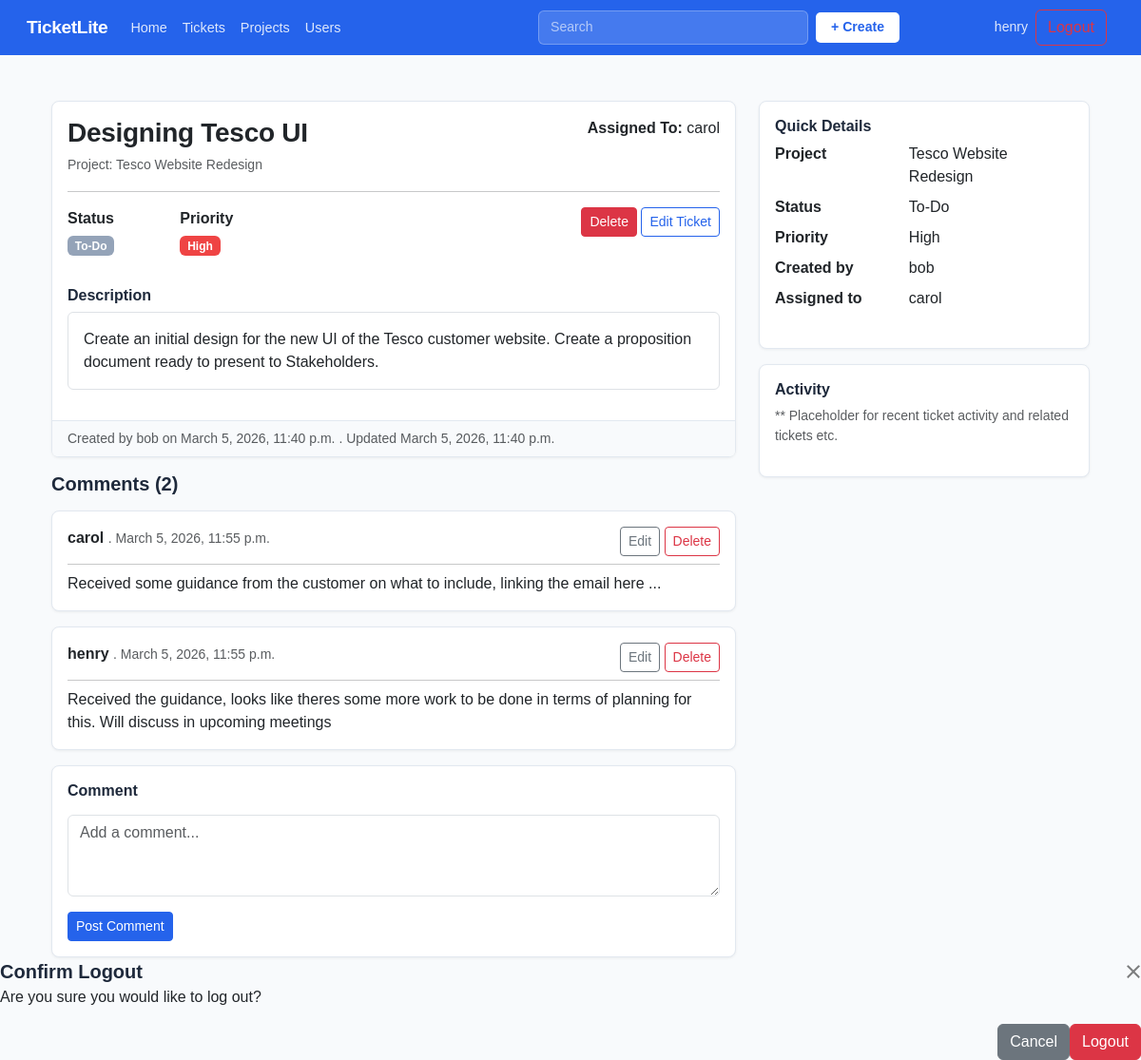
/tickets/11/ (signed in), run on the app's committed database.
### core/models.py (models this page shows, shortened)
class Ticket(models.Model):
    class Status(models.TextChoices):
        TO_DO = "TO-DO", "To-Do"
        In_PROGRESS = "IN_PROGRESS", "In Progress"
        FOR_REVIEW = "FOR_REVIEW", "For Review"
        DONE = "DONE", "Done"
    class Priority(models.TextChoices):
        LOW = "LOW", "Low"
        MEDIUM = "MEDIUM", "Medium"
        HIGH = "HIGH", "High"
    title = models.CharField(max_length=100)
    description = models.TextField()
    project = models.ForeignKey(Project, on_delete=models.CASCADE, related_name="tickets")
    status = models.CharField(max_length=15, choices=Status.choices, default=Status.TO_DO)
    priority = models.CharField(max_length=10, choices=Priority.choices, default=Priority.MEDIUM)
    created_at = models.DateTimeField(auto_now_add=True)
    updated_at = models.DateTimeField(auto_now=True)
    created_by = models.ForeignKey(User, on_delete=models.SET_NULL, null=True, blank=True, related_name="created_tickets")
    assigned_to = models.ForeignKey(User, on_delete=models.SET_NULL, null=True, blank=True, related_name="assigned_tickets")

class Project(models.Model):
    name = models.CharField(max_length=100)
    description = models.TextField(blank=True) # means this field isnt required within the forms
    created_at = models.DateTimeField(auto_now_add=True) #auto set on creation
    owner = models.ForeignKey(User, on_delete=models.SET_NULL, related_name='projects', null=True, blank=True) # If user deleted, allows the project to go unassigned
    def __str__(self):
        return self.name # shows project name in admin panel

class Comment(models.Model):
    ticket = models.ForeignKey(Ticket, on_delete=models.CASCADE, related_name="comments")
    author = models.ForeignKey(User, on_delete=models.SET_NULL, null=True, blank=True)
    text = models.TextField()
    created_at = models.DateTimeField(auto_now_add=True)

### core/views.py (the view)
# urls.py: path('tickets/<int:pk>/', views.ticket_detail, name='ticket_detail'),
@login_required
def ticket_detail(request, pk):
    ticket = get_object_or_404(Ticket, pk=pk)
    comments = ticket.comments.select_related('author').order_by('created_at')
    if request.method == 'POST': # If user submitted a new comment
        comment_form = CommentForm(request.POST)
        if comment_form.is_valid():
            new_comment = comment_form.save(commit=False)
            new_comment.ticket = ticket
            new_comment.author = request.user
            new_comment.save()
            return redirect('core:ticket_detail', pk=ticket.pk)
    else:
        comment_form = CommentForm()
    can_edit = request.user.is_authenticated and (request.user.is_staff or request.user == ticket.created_by)
    return render(request, 'core/ticket_detail.html', {
        'ticket': ticket,
        'comments': ticket.comments.all(),
        'comment_form': CommentForm(),
        'can_edit': can_edit,
        'ticket_form': TicketForm(),
    })

### core/templates/core/ticket_detail.html (shortened to what this page needs)
{% extends "core/base.html" %}
{% block content %}
<div class="container mt-4">
    <div class="row">
        <div class="col-lg-8">
            <div class="card mb-3">
                <div class="card-body">
                     <div class="d-flex justify-content-between align-items-start">
                        <div>
                            <h3 class="card-title mb-1">{{ ticket.title }}</h3>
                            <p class="text-muted mb-0"><small>Project: {{ ticket.project.name }}</small></p>
                        </div>
                            <div class="col-md-6 text-md-end">
                            <p class="mb-1"><strong>Assigned To: </strong>{{ ticket.assigned_to }}</p>
                        </div>
                     </div>
                     <hr>
                      <div class="row">
                        <div class="col-md-2">
                            <p class="mb-1"><strong>Status</strong></p>
                            <p class="badge
                                {% if ticket.status == 'TO-DO' %}badge-todo
                                {% elif ticket.status == 'IN_PROGRESS' %}badge-progress
                                {% elif ticket.status == 'FOR_REVIEW' %}badge-review
                                {% elif ticket.status == 'DONE' %}badge-done
                                {% endif %}">
                                {{ ticket.get_status_display }}
                            </p>
                        </div>
                        <div class="col-md-4">
                            <p class="mb-1"><strong>Priority</strong></p>
                            <p class="badge
                                {% if ticket.priority == 'LOW' %}badge-low
                                {% elif ticket.priority == 'MEDIUM' %}badge-medium
                                {% elif ticket.priority == 'HIGH' %}badge-high
                                {% endif %}">
                                {{ticket.get_priority_display}}
                            </p>
                        </div>
                        <div class="col-md-6 text-md-end">
                            {% if user.is_staff %}
                            <button
                                type="button"
                                class="btn btn-danger btn-sm w-30 mb-2"
                                data-bs-toggle="modal"
                                data-bs-target="#confirmDeleteModal"
                            >
                            Delete
                            </button>
                            {% endif %}
                            {% if can_edit %}
                            <a href="{% url 'core:edit_ticket' ticket.pk %}"
                                class="btn btn-outline-primary btn-sm w-30 mb-2"
                                role="button"
                                aria-label="Edit ticket {{ ticket.title }}">
                                Edit Ticket
                            </a>
                            {% endif %}
                        </div>
                      </div>
                       <div class="mb-3 mt-3">
                        <h6>Description</h6>
                        <div class="p-3 border rounded bg-white">
                            {{ ticket.description|linebreaksbr}}
                        </div>
                       </div>
                </div>
                <div class="card-footer text-muted small">
                    Created by {{ ticket.created_by }} on {{ ticket.created_at|date:"N j, Y, P" }}
                    {% if ticket.updated_at %}
                        . Updated {{ ticket.updated_at|date:"N j, Y, P"}}
                    {% endif %}
                </div>
            </div>
            <div id="comments">
                <h5>Comments ({{ comments.count }})</h5>
                {% for comment in comments %}
                <div class="card mb-2 mt-3">
                    <div class="card-body">
                        <div class="d-flex justify-content-between">
                            <div>
                                <strong>{{ comment.author }}</strong>
                                <span class="text-muted small"> . {{ comment.created_at|date:"N j, Y, P" }}</span>
                            </div>
                            <div class="text-end">
                                {% if user == comment.author or user.is_staff or user.is_superuser %}
                                    <a href="{% url 'core:edit_comment' comment.pk %}"
                                       class="btn btn-outline-secondary btn-sm">Edit</a>
                                {% endif %}
                                {% if user.is_staff or user.is_superuser %}
                                    <button type="button" class="btn btn-outline-danger btn-sm"
                                        data-bs-toggle="modal"
                                        data-bs-target="#deleteCommentModal{{ comment.pk }}">
                                        Delete
                                    </button>
                                {% endif %}
                            </div>
                        </div>
                        <hr class="my-2">
                        <div>{{ comment.text|linebreaksbr }}</div>
                    </div>
                </div>
                {% empty %}
                    <p class="text-muted">No comments yet. Be the first to comment.</p>
                {% endfor %}
                <div class="card mt-3">
                    <div class="card-body">
                        <h6>Comment</h6>
                        {% if user.is_authenticated %}
                            <form method="post" action="{% url 'core:ticket_detail' ticket.pk %}">
                                <div class="mb-2 mt-3">
                                    {{ comment_form.text }}
                                </div>
                                <button type="submit" class="btn btn-primary btn-sm mt-2">Post Comment</button>
                            </form>
                        {% else %}
                            <p>Please <a href="{%url 'core:login' %}">Log in</a> to post comments.<p>
                        {%endif%}
                    </div>
                </div>
            </div>
        </div>
        <div class="col-lg-4">
            <div class="card mb-3">
                <div class="card-body">
                    <h6>Quick Details</h6>
                    <dl class="row mt-20">
                        <dt class="col-5">Project</dt><dd class="col-7">{{ ticket.project.name }}</dd>
                        <dt class="col-5">Status</dt><dd class="col-7">{{ ticket.get_status_display }}</dd>
                        <dt class="col-5">Priority</dt><dd class="col-7">{{ ticket.get_priority_display }}</dd>
                        <dt class="col-5">Created by</dt><dd class="col-7">{{ ticket.created_by }}</dd>
                        <dt class="col-5">Assigned to</dt><dd class="col-7">{{ ticket.assigned_to }}</dd>
                    </dl>
                </div>
            </div>
            <div class="card">
                <div class="card-body">
                    <h6>Activity</h6>
                    <p class="small text-muted">** Placeholder for recent ticket activity and related tickets etc.</p>
                </div>
            </div>
        </div>
    </div>
</div>
{% endblock content %}

### core/templates/core/base.html (shortened to what this page needs)
<!DOCTYPE html>
<html lang="en">
<head>
    <link href="https://cdn.jsdelivr.net/npm/bootstrap@5.3.2/dist/css/bootstrap.min.css"
        rel="stylesheet">
</head>
<body>
    <nav class="navbar navbar-expand-lg">
        <div class ="container-fluid">
            <a class="navbar-brand" href="{% url 'core:landing' %}">Ticket<span>Lite</span></a>
             {% if request.resolver_match.url_name not in 'landing,login,register' %}
            <ul class="navbar-nav me-auto nav-tabs">
                <li class="nav-item">
                    <a class="nav-link {% if request.resolver_match.url_name == 'home' %}active{% endif %}" href="{% url 'core:home' %}">Home</a>
                </li>
                <li class="nav-item">
                    <a class="nav-link {% if request.resolver_match.url_name == 'ticket_list' %}active{% endif %}" href="{% url 'core:ticket_list' %}">Tickets</a>
                </li>
                <li class="nav-item">
                    <a class="nav-link {% if request.resolver_match.url_name == 'project_list' %}active{% endif %}" href="{% url 'core:project_list' %}">Projects</a>
                </li>
                <li class="nav-item">
                    <a class="nav-link {% if request.resolver_match.url_name == 'user_list' %}active{% endif %}" href="{% url 'core:user_list' %}">Users</a>
                </li>
            </ul>
            <div class="d-flex mx-auto align-items-center gap-2" style="width: 380px;">
                <form class="d-flex flex-grow-1" role="search" action="{% url 'core:search' %}" method="GET">
                    <input class="form-control" type="search" name="q" placeholder="Search" aria-label="Search"
                        value="{{ request.GET.q }}">
                </form>
                <button type="button" class="btn-create"
                    data-bs-toggle="modal" data-bs-target="#createTicketModal">
                    + Create
                </button>
            </div>
            <div class="d-flex align-items-center gap-2">
                {% if user.is_authenticated %}
                    <a class="navbar-text text-decoration-none" href="{% url 'core:profile_view' user.pk %}">
                        {{ user.username }}
                    </a>
                    <button type="button" class="btn btn-outline-danger me-2" data-bs-toggle="modal" data-bs-target="#logoutConfirmationModal">
                    </button>
                {% endif %}
            </div>
            {% endif %}
        </div>
    </nav>
    <div class="container main-content">
        {% block content %}{% endblock %}
    </div>
<div class="modal-fade" id="logoutConfirmationModal" tabindex="-1" aria-hidden="true">
    <div class="modal-dialog modal-dialog-centered">
        <div class="modal-content">
            <form method="post" action="{% url 'core:logout' %}">
                <div class="modal-header">
                    <h5 class="modal-title">Confirm Logout</h5>
                    <button type="button" class="btn-close" data-bs-dismiss="modal"></button>
                </div>
                <div class="modal-body">
                    <p>Are you sure you would like to log out?</p>
                </div>
                <div class="modal-footer">
                    <button type="button" class="btn btn-secondary" data-bs-dismiss="modal">Cancel</button>
                    <button type="submit" class="btn btn-danger">Logout</button>
                </div>
            </form>
        </div>
    </div>
</div>
</body>
</html>

### data on the page
Ticket: title "Designing Tesco UI", project.name "Tesco Website Redesign", assigned_to "carol", status "To-Do", priority "High", description "Create an initial design for the new UI of the Tesco customer website. Create a proposition document ready to present to Stakeholders.", created_by "bob", created_at "March 5, 2026, 11:40 p.m.", updated_at "March 5, 2026, 11:40 p.m.", count "2"
Comment: author "carol", created_at "March 5, 2026, 11:55 p.m.", shows "Edit", text "Received some guidance from the customer on what to include, linking the email here ..."
Comment: author "henry", created_at "March 5, 2026, 11:55 p.m.", shows "Edit", text "Received the guidance, looks like theres some more work to be done in terms of planning for this. Will discuss in upcoming meetings"

### other printed values
{{ user.username }} "henry"
